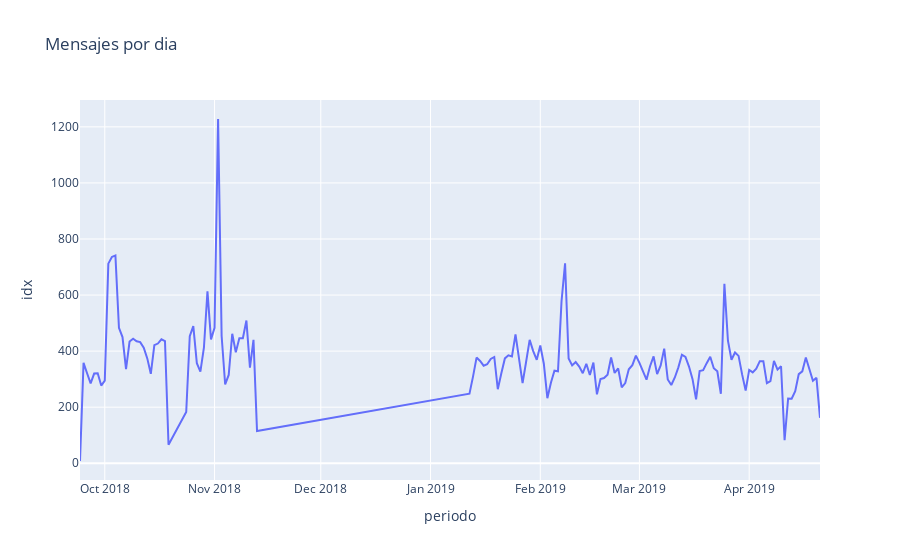

Here is the notebook cell this chart was saved with:
### Code cell
fig2 = px.line(
    df2_agrupado,
    x='periodo',
    y='idx',
    title='Mensajes por dia'
    

)

fig2.show()

### Figure 1 — Plotly figure (JSON) as saved in the notebook; plotly's stock layout.template omitted (floating-point values rounded to 4 significant figures; data arrays with more than 128 entries replaced by an {"elided": "..."} marker saying what was removed)
{"data": [{"hovertemplate": "periodo=%{x}<br>idx=%{y}<extra></extra>", "legendgroup": "", "line": {"color": "#636efa", "dash": "solid"}, "marker": {"symbol": "circle"}, "mode": "lines", "name": "", "orientation": "v", "showlegend": false, "type": "scatter", "x": {"elided": "147 str values"}, "xaxis": "x", "y": {"elided": "147 int values"}, "yaxis": "y"}], "layout": {"legend": {"tracegroupgap": 0}, "title": {"text": "Mensajes por dia"}, "xaxis": {"anchor": "y", "domain": [0, 1], "title": {"text": "periodo"}}, "yaxis": {"anchor": "x", "domain": [0, 1], "title": {"text": "idx"}}}}
